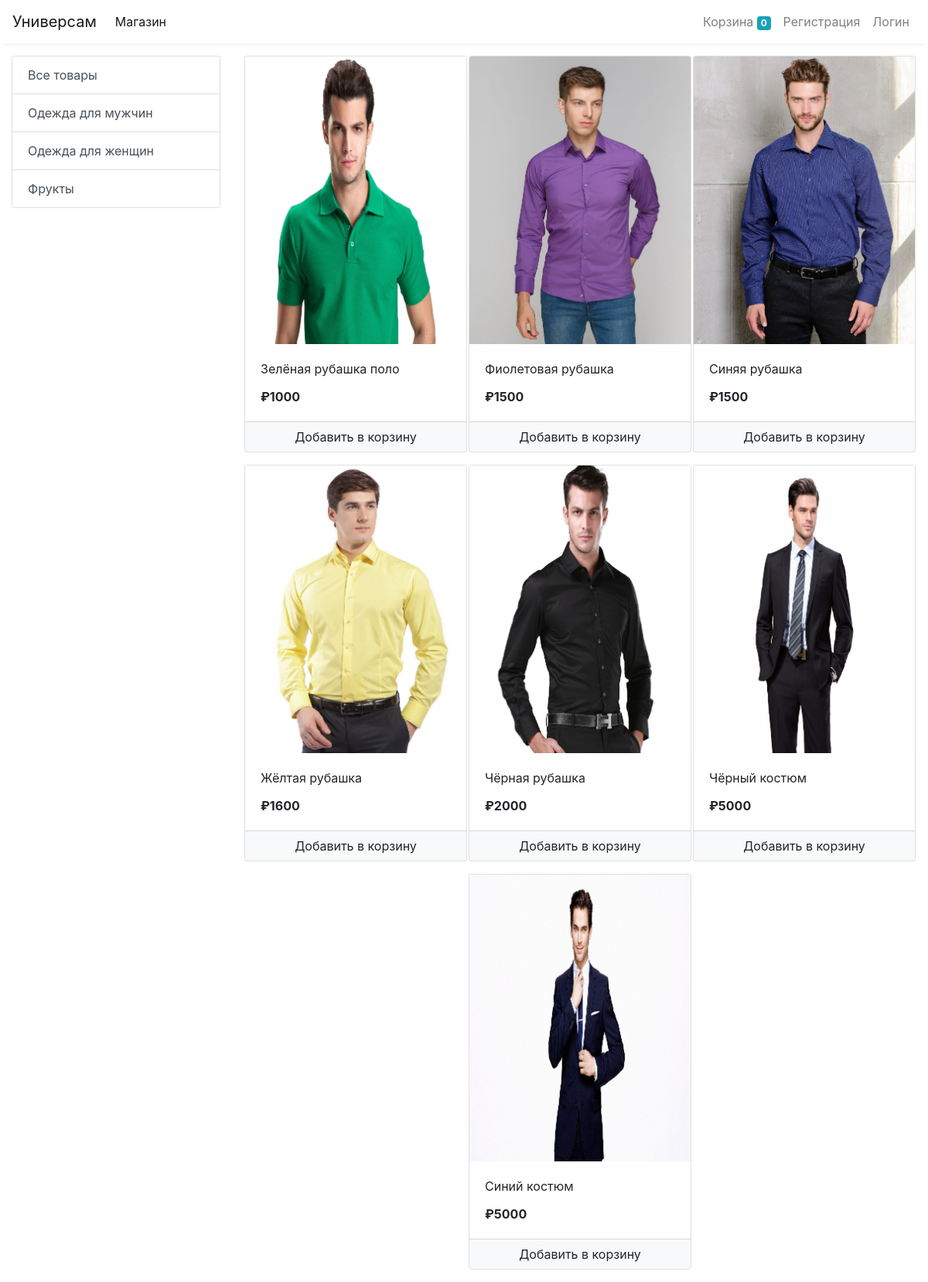
/store?category=1, run on the app's committed database.
### store/models/category.py (models this page shows, shortened)
class Category(models.Model):
    name = models.CharField(max_length=20)
    @staticmethod
    def get_all_categories():
        return Category.objects.all()

### store/models/product.py (models this page shows, shortened)
class Product(models.Model):
    name = models.CharField(max_length=50)
    price = models.IntegerField(default=0)
    category = models.ForeignKey(Category, on_delete=models.CASCADE, default=1)
    description = models.CharField(max_length=200, default='' , null=True , blank=True)
    image = models.ImageField(upload_to='uploads/products/')
    @staticmethod
    def get_all_products_by_categoryid(category_id):
        if category_id:
            return Product.objects.filter(category = category_id)
        else:
            return Product.get_all_products();

### store/views/home.py (the view)
# urls.py: path('' , include('store.urls'))
def store(request):
    cart = request.session.get('cart')
    if not cart:
        request.session['cart'] = {}
    products = None
    categories = Category.get_all_categories()
    categoryID = request.GET.get('category')
    if categoryID:
        products = Product.get_all_products_by_categoryid(categoryID)
    else:
        products = Product.get_all_products();
    data = {}
    data['products'] = products
    data['categories'] = categories
    print('you are : ', request.session.get('email'))
    return render(request, 'index.html', data)

### store/templatetags/cart.py (called while the page is built)
@register.filter(name='is_in_cart')
def is_in_cart(product  , cart):
    keys = cart.keys()
    for id in keys:
        if int(id) == product.id:
            return True
    return False;

### store/templatetags/custom_filter.py (called while the page is built)
@register.filter(name='currency')
def currency(number):
    return " ₽"+str(number)

### store/templates/index.html (shortened to what this page needs)
{% extends 'base.html' %}
{% block content %}
{% load cart %}
{% load custom_filter %}
<div class="container-fluid mt-3">
	<div class="row">
		<div class="col-lg-3 mx-auto">
			<div class="list-group">
				<a href="/" class="list-group-item list-group-item-action">Все товары</a>
				{% for category in categories %}
				<a href="/?category={{category.id}}"
					class="list-group-item list-group-item-action">{{category.name}}</a>
				{% endfor %}
			</div>
		</div>
		<div id='products' class="col-lg-9 mx-auto">
			<div class="row mx-auto">
				{% for product in products %}
				<div class="card mx-auto mb-3" id={{product.id}} style="width: 18rem;">
					<img class="card-img-top" src="{{product.image.url}}" alt="Card image cap">
					<div class="card-body">
						<p class="card-title">{{product.name}}</p>
						<p class="card-text"><b>{{product.price|currency}}</b></p>
					</div>
					<div class="card-footer p-0 no-gutters">
						{% if product|is_in_cart:request.session.cart %}
						<div class="row no-gutters">
							<form action="/#{{product.id}}" class="col-2 " method="post">
								{% csrf_token %}
								<input hidden type="text" name='product' value='{{product.id}}'>
								<input hidden type="text" name='remove' value='True'>
								<input type="submit" value=" - " class="btn btn-block btn-light border-right">
							</form>
							<div class="text-center col">{{product|cart_quantity:request.session.cart}} в корзину</div>
							<form action="/#{{product.id}}" class="col-2 " method="post">
								{% csrf_token %}
								<input hidden type="text" name='product' value='{{product.id}}'>
								<input type="submit" value=" + " class="btn btn-block btn-light border-left">
							</form>
						</div>
						{% else %}
						<form action="/#{{product.id}}" method="POST" class="btn-block">
							<input type="submit" class="float-right btn btn-light  form-control"
								value="Добавить в корзину">
						</form>
						{% endif %}
					</div>
				</div>
				{% endfor %}
			</div>
		</div>
	</div>
</div>
{% endblock %}

### data on the page
Category: name "Одежда для мужчин"
Category: name "Одежда для женщин"
Category: name "Фрукты"
Product: {{ product.id }} 1 (drawn), image (picture), name "Зелёная рубашка поло", price "₽1000"
Product: image (picture), name "Фиолетовая рубашка", price "₽1500"
Product: image (picture), name "Синяя рубашка", price "₽1500"
Product: image (picture), name "Жёлтая рубашка", price "₽1600"
Product: image (picture), name "Чёрная рубашка", price "₽2000"
Product: image (picture), name "Чёрный костюм", price "₽5000"
Product: image (picture), name "Синий костюм", price "₽5000"

### other printed values
{{ request.session.cart.keys|length }} "0"
